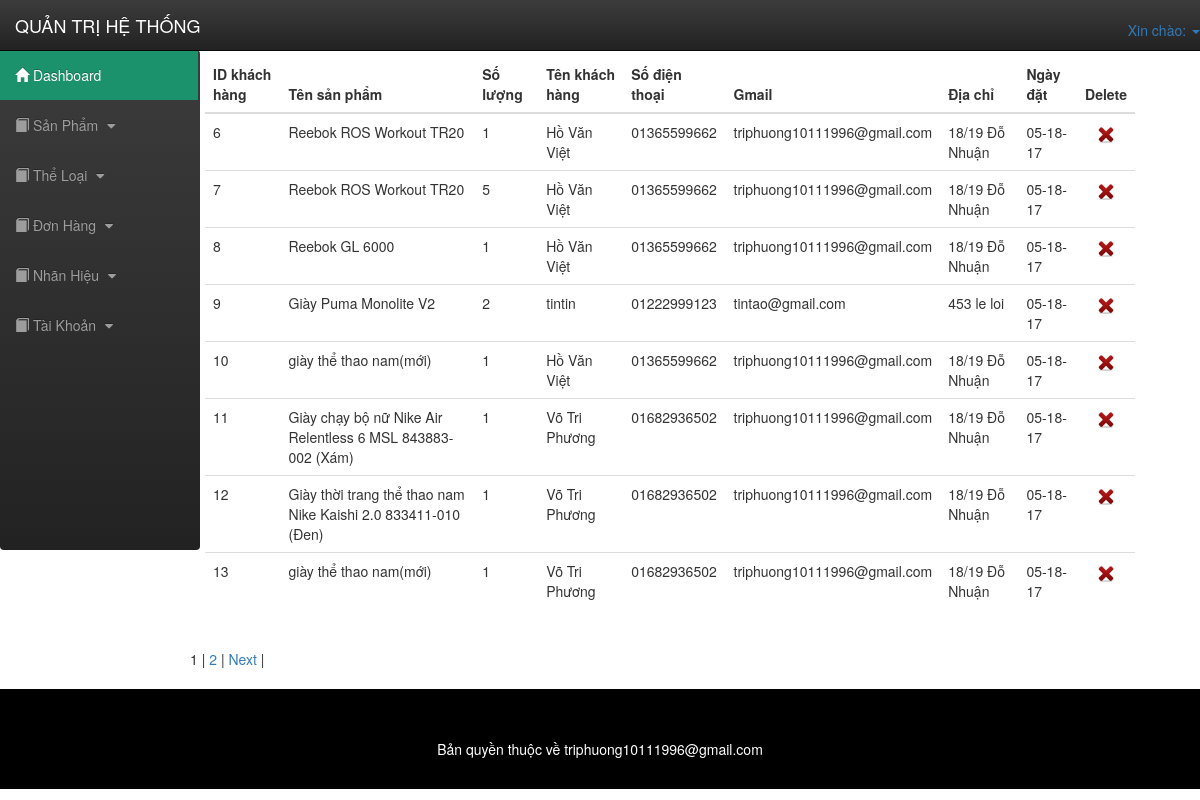
The app's page /admin/list_donhang1.php with its own data.
### tables this page shows
CREATE TABLE `donhang` (
  `id` int(11) NOT NULL,
  `order_name` varchar(200) NOT NULL,
  `order_phone` varchar(100) NOT NULL,
  `order_email` varchar(100) NOT NULL,
  `order_address` varchar(200) NOT NULL,
  `order_sp_id` int(11) NOT NULL,
  `order_sp_qty` int(11) NOT NULL,
  `order_date` text NOT NULL,
  `id_user` int(11) NOT NULL
);

CREATE TABLE `sp` (
  `sp_id` int(50) NOT NULL,
  `sp_cat` int(50) NOT NULL,
  `sp_nhanhieu` int(50) NOT NULL,
  `sp_title` varchar(100) NOT NULL,
  `sp_gia` int(50) NOT NULL,
  `sp_chitiet` text NOT NULL,
  `sp_image` text NOT NULL,
  `sp_keywords` text NOT NULL,
  `sp_date` text NOT NULL
);

### admin/list_donhang1.php (the view, shortened to what this page needs)
<?php include('includes/header.php') ?>
<?php
include('../inc/myconnect.php');
$result = mysqli_query($dbc, 'select count(*) as total from donhang');
        $row = mysqli_fetch_assoc($result);
        $total_records = $row['total'];
        $current_page = isset($_GET['page']) ? $_GET['page'] : 1;
        $limit = 8;
        $total_page = ceil($total_records / $limit);
        $start = ($current_page - 1) * $limit;
?>
<div class="row pull-right" style="width: 80%; margin-right: 50px">
	<div class="col-lg-12 col-md-12 col-xs-12 col-sm-12">
		<h3>Danh sách tài khoản người dùng</h3>
		<table class="table table-hover">
			<thead>
				<tr>
					<th> ID khách hàng </th>
					<th> Tên sản phẩm</th>
					<th> Số lượng</th>
					<th> Tên khách hàng</th>
					<th> Số điện thoại</th>
					<th> Gmail</th>
					<th> Địa chỉ</th>
					<th> Ngày đặt</th>
					<th> Delete </th>
				</tr>
			</thead>
			<tbody>
				<?php
							$get_dh="select * from donhang ,sp  where sp_id =order_sp_id LIMIT $start,$limit";
							$run_dh=mysqli_query($dbc,$get_dh);
							while ($row_dh=mysqli_fetch_array($run_dh)){
								$id=$row_dh['id'];
								$tensp=$row_dh['sp_title'];
								$sl=$row_dh['order_sp_qty'];
								$name=$row_dh['order_name'];
								$sdt=$row_dh['order_phone'];
								$email=$row_dh['order_email'];
								$diachi=$row_dh['order_address'];
								$date=$row_dh['order_date'];
								?>
								<tr>
									<td>  <?php echo $id; ?> </td>
									<td>  <?php echo $tensp; ?> </td>
									<td>  <?php echo $sl; ?> </td>
									<td>  <?php echo $name; ?> </td>
									<td>  <?php echo $sdt; ?> </td>
									<td>  <?php echo $email; ?> </td>
									<td>  <?php echo $diachi; ?> </td>
									<td>  <?php echo $date; ?> </td>
									<td align="center"><a onclick="return confirm('Bạn có thật sự muốn xóa không')" href="delete_donhang.php?id=<?php echo $row_dh['id']; ?>"><img width="16" src="../images/icon_delete.png"></td>
								</tr>
								<?php
							}
				?>
				</tbody>
		</table>
	</div>
	<div class="pagination">
           <?php
            for ($i = 1; $i <= $total_page; $i++){
                if ($i == $current_page){
                    echo '<span>'.$i.'</span> | ';
                }
                else{
                    echo '<a href="list_donhang1.php?page='.$i.'">'.$i.'</a> | ';
                }
            }
            if ($current_page < $total_page && $total_page > 1){
                echo '<a href="list_donhang1.php?page='.($current_page+1).'">Next</a> | ';
            }
           ?>
        </div>
</div>
<?php include('includes/footer.php')  ?>

### records on screen
donhang: id "6", sp.sp_title "Reebok ROS Workout TR20", order_sp_qty "1", order_name "Hồ Văn Việt", order_phone "01365599662", order_email "triphuong10111996@gmail.com", order_address "18/19 Đỗ Nhuận", order_date "05-18-17"
donhang: id "7", sp.sp_title "Reebok ROS Workout TR20", order_sp_qty "5", order_name "Hồ Văn Việt", order_phone "01365599662", order_email "triphuong10111996@gmail.com", order_address "18/19 Đỗ Nhuận", order_date "05-18-17"
donhang: id "8", sp.sp_title "Reebok GL 6000", order_sp_qty "1", order_name "Hồ Văn Việt", order_phone "01365599662", order_email "triphuong10111996@gmail.com", order_address "18/19 Đỗ Nhuận", order_date "05-18-17"
donhang: id "9", sp.sp_title "Giày Puma Monolite V2", order_sp_qty "2", order_name "tintin", order_phone "01222999123", order_email "tintao@gmail.com", order_address "453 le loi", order_date "05-18-17"
donhang: id "10", sp.sp_title "giày thể thao nam(mới)", order_sp_qty "1", order_name "Hồ Văn Việt", order_phone "01365599662", order_email "triphuong10111996@gmail.com", order_address "18/19 Đỗ Nhuận", order_date "05-18-17"
donhang: id "11", sp.sp_title "Giày chạy bộ nữ Nike Air Relentless 6 MSL 843883-002 (Xám)", order_sp_qty "1", order_name "Võ Tri Phương", order_phone "01682936502", order_email "triphuong10111996@gmail.com", order_address "18/19 Đỗ Nhuận", order_date "05-18-17"
donhang: id "12", sp.sp_title "Giày thời trang thể thao nam Nike Kaishi 2.0 833411-010 (Đen)", order_sp_qty "1", order_name "Võ Tri Phương", order_phone "01682936502", order_email "triphuong10111996@gmail.com", order_address "18/19 Đỗ Nhuận", order_date "05-18-17"
donhang: id "13", sp.sp_title "giày thể thao nam(mới)", order_sp_qty "1", order_name "Võ Tri Phương", order_phone "01682936502", order_email "triphuong10111996@gmail.com", order_address "18/19 Đỗ Nhuận", order_date "05-18-17"
